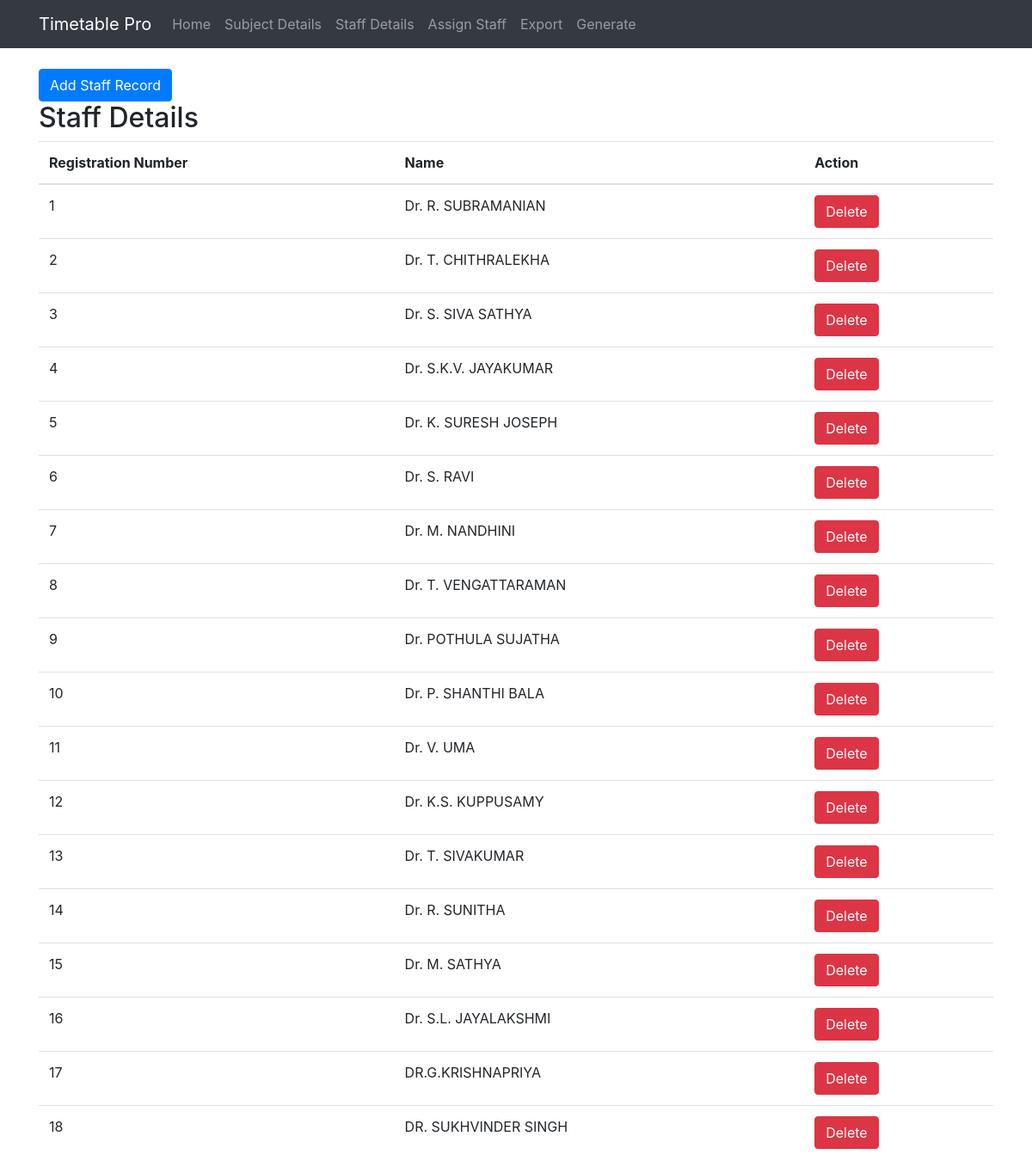
Page /staff.php on the committed database.
### tables this page shows
CREATE TABLE `staff` (
  `regno` int NOT NULL,
  `name` varchar(255) NOT NULL
);

### staff.php (the view, shortened to what this page needs)
<!DOCTYPE html>
<html lang="en">
<head>
    <link rel="stylesheet" href="https://stackpath.bootstrapcdn.com/bootstrap/4.5.2/css/bootstrap.min.css">
</head>
<body>
    <?php include('navbar.php'); ?>
    <div class="container mt-4">
        <button class="btn btn-primary" data-toggle="modal" data-target="#addStaffModal">Add Staff Record</button>
        <?php
        $servername = "localhost";
        $username = "root";
        $password = "";
        $dbname = "timetablepro";
        $conn = new mysqli($servername, $username, $password, $dbname);
        $staffQuery = "SELECT * FROM staff";
        $staffResult = $conn->query($staffQuery);
        if ($staffResult->num_rows > 0) {
            echo '<h2>Staff Details</h2>';
            echo '<table class="table">';
            echo '<thead><tr><th>Registration Number</th><th>Name</th><th>Action</th></tr></thead>';
            echo '<tbody>';
            while ($staffRow = $staffResult->fetch_assoc()) {
                echo '<tr>';
                echo '<td>' . $staffRow["regno"] . '</td>';
                echo '<td>' . $staffRow["name"] . '</td>';
                echo '<td><button class="btn btn-danger" onclick="deleteStaff(' . $staffRow["regno"] . ')">Delete</button></td>';
                echo '</tr>';
            }
            echo '</tbody></table>';
        } else {
            echo 'No staff records found.';
        }
        ?>
    </div>
</body>
</html>

### rows in the picture
staff: regno "1", name "Dr. R. SUBRAMANIAN"
staff: regno "2", name "Dr. T. CHITHRALEKHA"
staff: regno "3", name "Dr. S. SIVA SATHYA"
staff: regno "4", name "Dr. S.K.V. JAYAKUMAR"
staff: regno "5", name "Dr. K. SURESH JOSEPH"
staff: regno "6", name "Dr. S. RAVI"
staff: regno "7", name "Dr. M. NANDHINI"
staff: regno "8", name "Dr. T. VENGATTARAMAN"
staff: regno "9", name "Dr. POTHULA SUJATHA"
staff: regno "10", name "Dr. P. SHANTHI BALA"
staff: regno "11", name "Dr. V. UMA"
staff: regno "12", name "Dr. K.S. KUPPUSAMY"
staff: regno "13", name "Dr. T. SIVAKUMAR"
staff: regno "14", name "Dr. R. SUNITHA"
staff: regno "15", name "Dr. M. SATHYA"
staff: regno "16", name "Dr. S.L. JAYALAKSHMI"
staff: regno "17", name "DR.G.KRISHNAPRIYA"
staff: regno "18", name "DR. SUKHVINDER SINGH"
